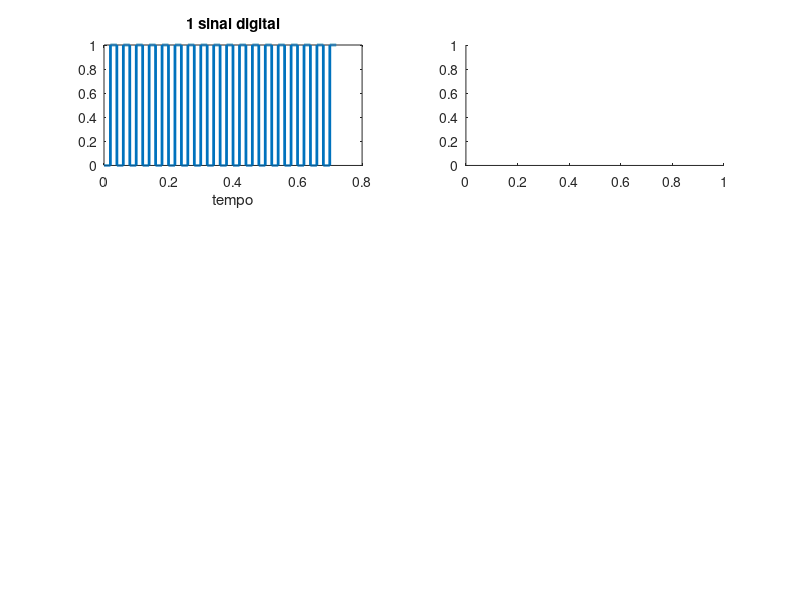

The MATLAB source for this figure: (Note: this script raises an error after producing the figure.)
clear all
bitrate = 50;
tempo_por_bit = 1/bitrate;
tempo_por_amostra = 0.01*tempo_por_bit;

datain = [ 0 1 0 1 0 1 0 1 0 1 0 1 0 1 0 1 0 1 0 1 0 1 0 1 0 1 0 1 0 1 0 1 0 1 0 1];

tempo = 0 : tempo_por_amostra : tempo_por_bit * length(datain);
tempo = tempo(1 : (tempo_por_bit * length(datain(:, :))) / tempo_por_amostra);
amostras_por_bit = tempo_por_bit/tempo_por_amostra;

#CRIAR SINAL (signal)
signal_length = 1;
for i = 1 : length(datain)
    for j = 1 : amostras_por_bit
        if (datain(i) == 0)            
            signal(signal_length++) = 0;
        else
            signal(signal_length++) = 1;
        endif
    endfor
endfor

figure('name', 'Trabalho 2');

#PLOT DO SINAL
subplot(3,2,1)
plot(tempo, signal, 'linewidth', 2)
title('1 sinal digital');
xlabel('tempo');

#FFT DO SINAL E PLOT DO MESMO
subplot(3,2,2)
[f_y, P_y] = fft_fun(signal, tempo_por_amostra);
plot(f_y, P_y, 'linewidth', 2)
title('2 FFT do sinal digital');
xlabel('frequencia')

#CRIAR PORTADORA E PLOT DO MESMO (portadora)
freq_portadora = 100;
portadora = sin(2*pi*freq_portadora*tempo);
subplot(3,2,3)
plot(tempo, portadora, 'linewidth', 2);
title('3 portadora');
xlabel('tempo');

#FFT DA PORTADORA E PLOT DO MESMO
subplot(3,2,4)
[f_c, P_c] = fft_fun(portadora, tempo_por_amostra);
plot(f_c, P_c, 'linewidth', 2)
title('4 FFT portadora');
xlabel('frequencia')

#CRIAR SINAL MODULADO E PLOT DO MESMO(sinal_modulado)
sinal_modulado = signal.*portadora;
subplot(3,2,5)
plot( tempo, sinal_modulado, 'linewidth', 2)
title('5 sinal modulado');
xlabel('tempo');

#FFT DO SINAL MODULADO E PLOT DO MESMO
subplot(3,2,6)
[f_m, P_m] = fft_fun(sinal_modulado, tempo_por_amostra);
plot(f_m, P_m, 'linewidth', 2)
title('6 FFT sinal modulado');
xlabel('frequencia')